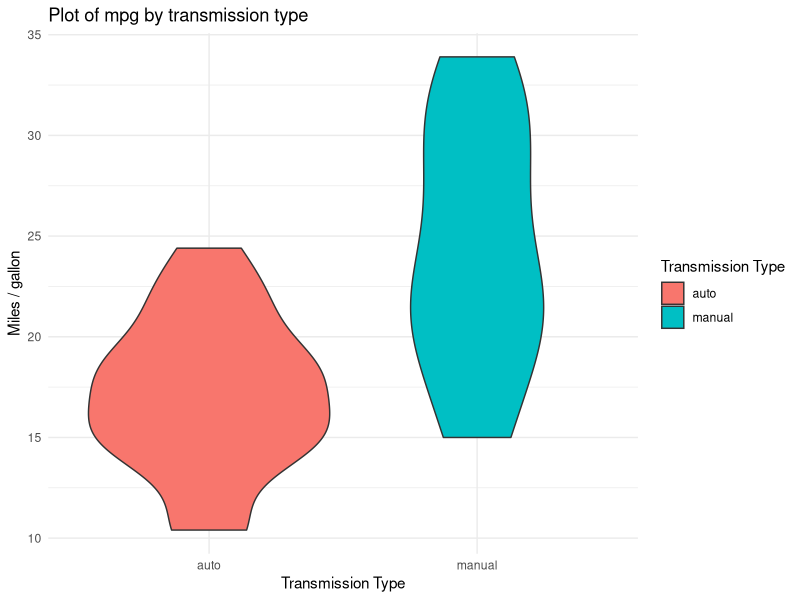
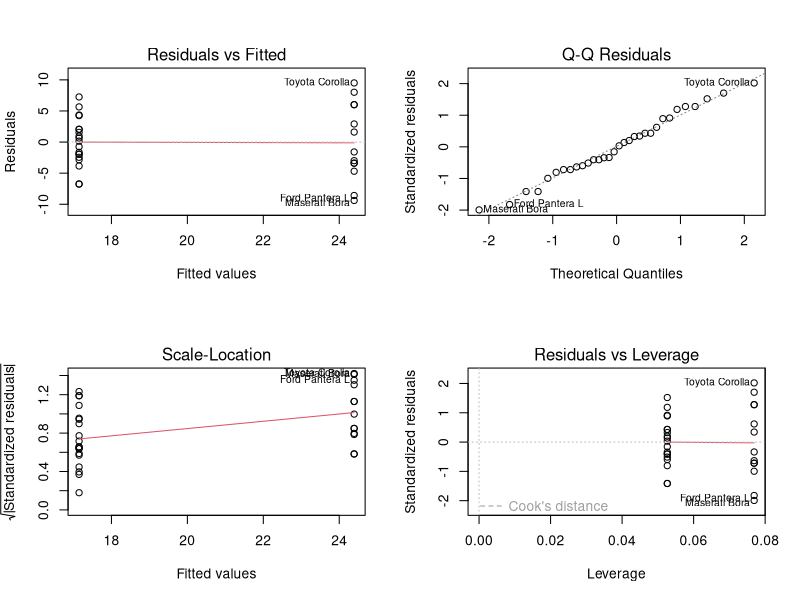
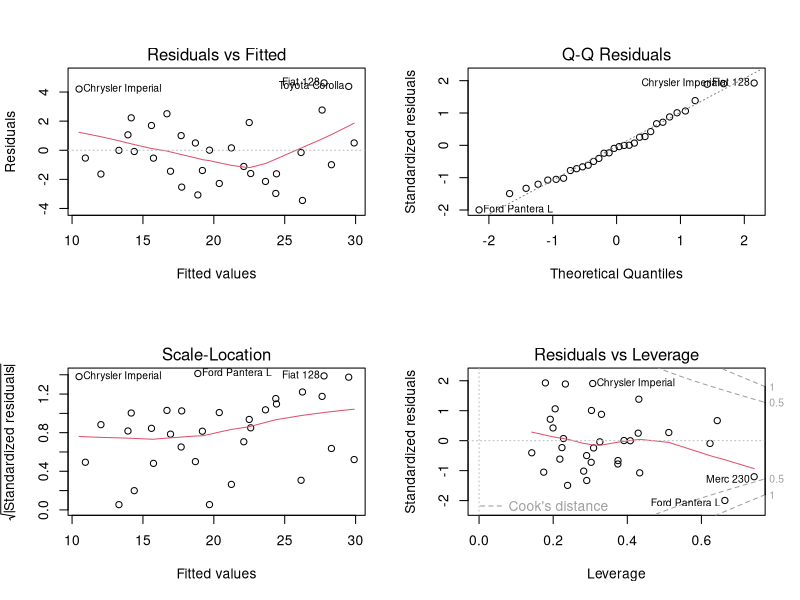
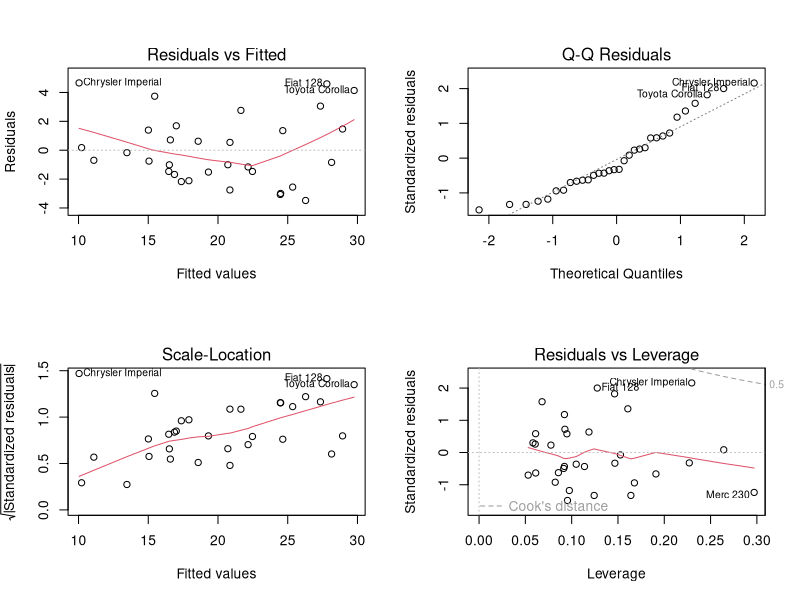

Write the R code that produced these figures, in order.
## ---- chunk 1
knitr::opts_chunk$set(echo = TRUE)
## ---- chunk 2
library(ggplot2)
library(dplyr)
library(knitr)
library(car)
options(digits = 3)
## ---- chunk 3
data("mtcars")
## ---- chunk 4
## Create a summary of the first 3 entries of mtcars
kable(head(mtcars, 3), caption = "First 3 rows of the mtcars dataset")
## ---- chunk 5
# Summary statistics for the mpg
kable(t(as.matrix(summary(mtcars$mpg))), 
      caption = "Summary Statistics mpg",align = c("c", "c")) 
## ---- chunk 6
mtcars <- mtcars %>% mutate(am = as.factor(am))
levels(mtcars$am) <- c("auto", "manual")
mtcars %>% ggplot(aes(am, mpg)) + 
    geom_violin(aes(fill = am)) +
    labs(title = "Plot of mpg by transmission type", x = "Transmission Type", 
         y = "Miles / gallon") + 
    scale_fill_discrete("Transmission Type") +
    theme_minimal()
## ---- chunk 7
simple_linear <- lm(mpg ~ am, mtcars)
coef(summary(simple_linear))
par(mfrow=c(2,2))
plot(simple_linear)
## ---- chunk 8
mvr <- lm(mpg ~ ., mtcars)
coef(summary(mvr))
par(mfrow=c(2,2))
plot(mvr)
## ---- chunk 9
sw <- step(mvr, direction = "backward", trace = FALSE)
coef(summary(sw))
par(mfrow=c(2,2))
plot(sw)
## ---- chunk 10
anova(simple_linear,sw)
